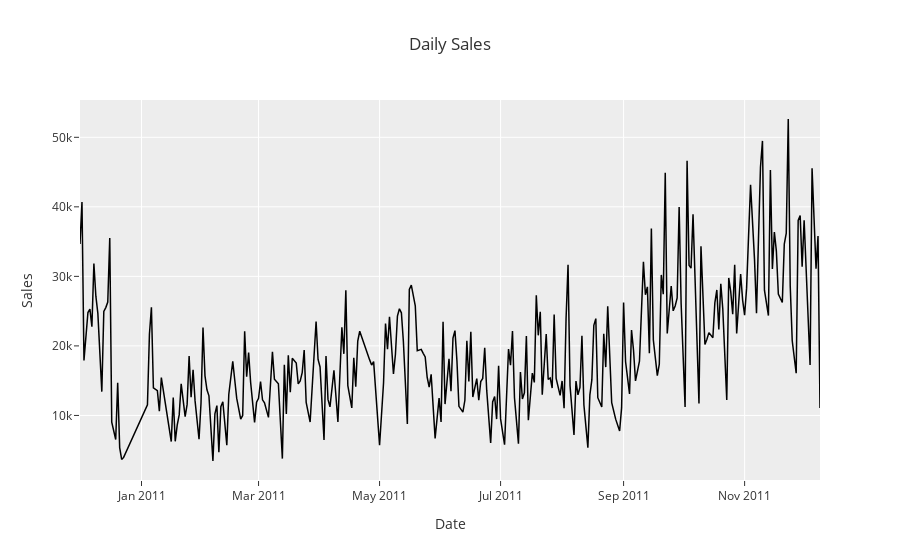

Here is the notebook cell this chart was saved with:
### Code cell
sales_by_date = data.groupby(by='Date')['Sales'].sum().reset_index()
fig = go.Figure(data=go.Scatter(x=sales_by_date.Date,y=sales_by_date.Sales
                                ,line = dict(color='black', width=1.5)))
fig.update_layout(xaxis_title="Date",yaxis_title="Sales",title='Daily Sales',template='ggplot2')
fig.show()

### Figure 1 — Plotly figure (JSON) as saved in the notebook; plotly's stock layout.template omitted (floating-point values rounded to 4 significant figures; data arrays with more than 128 entries replaced by an {"elided": "..."} marker saying what was removed)
{"data": [{"line": {"color": "black", "width": 1.5}, "type": "scatter", "x": {"elided": "305 str values"}, "y": {"elided": "305 float values"}}], "layout": {"title": {"text": "Daily Sales"}, "xaxis": {"title": {"text": "Date"}}, "yaxis": {"title": {"text": "Sales"}}}}
